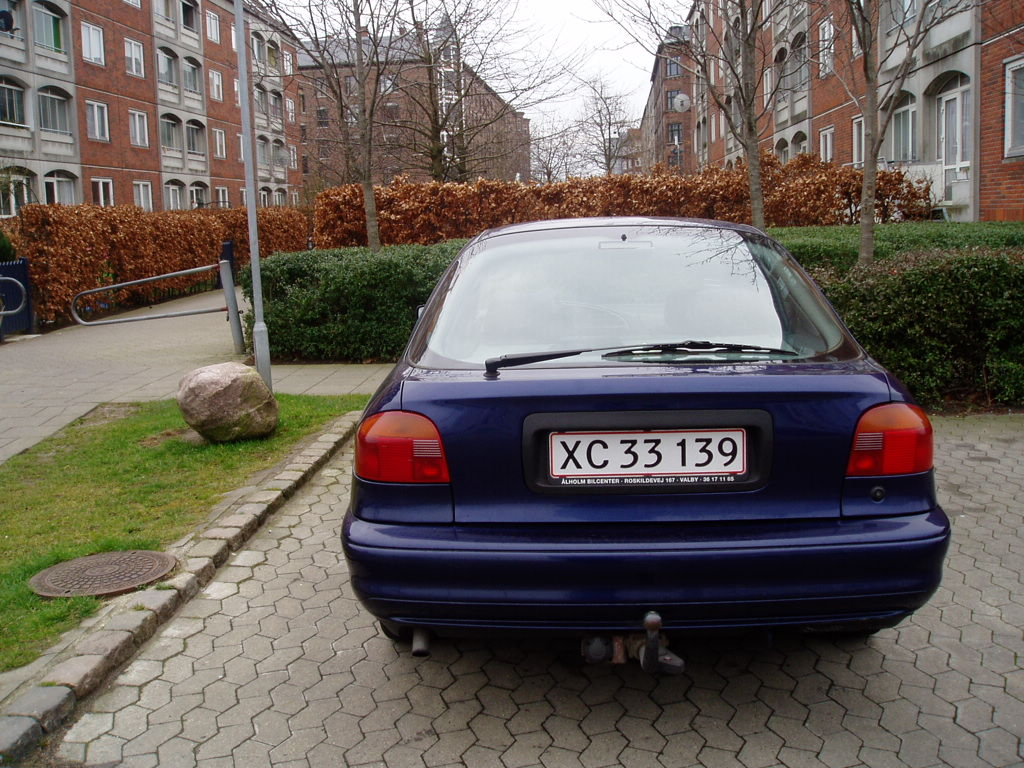
%> input picture img/B_XC33139.JPG, 1024 x 768 px
$ octave --eval "result = detect2('../../img/B_XC33139.JPG');"   (GNU Octave 9; MATLAB toolbox functions it lacks are replaced by stand-ins)
%> lines starting %> are read from the running program, lines starting %| are printed output that depends on the picture
function plateCords = detect2(inputImage)
%> called with inputImage = '../../img/B_XC33139.JPG'

% Downscale factor
downscaleFactor = 4;

% Size of blocks
gradBlockSize = 8;


% Read image from file
origImage = imread(inputImage);
%> origImage is the input picture: size 768x1024x3 uint8; mean R, G, B 106.1, 97.9, 91.7

% Convert image to grayscale
image = rgb2gray(origImage);
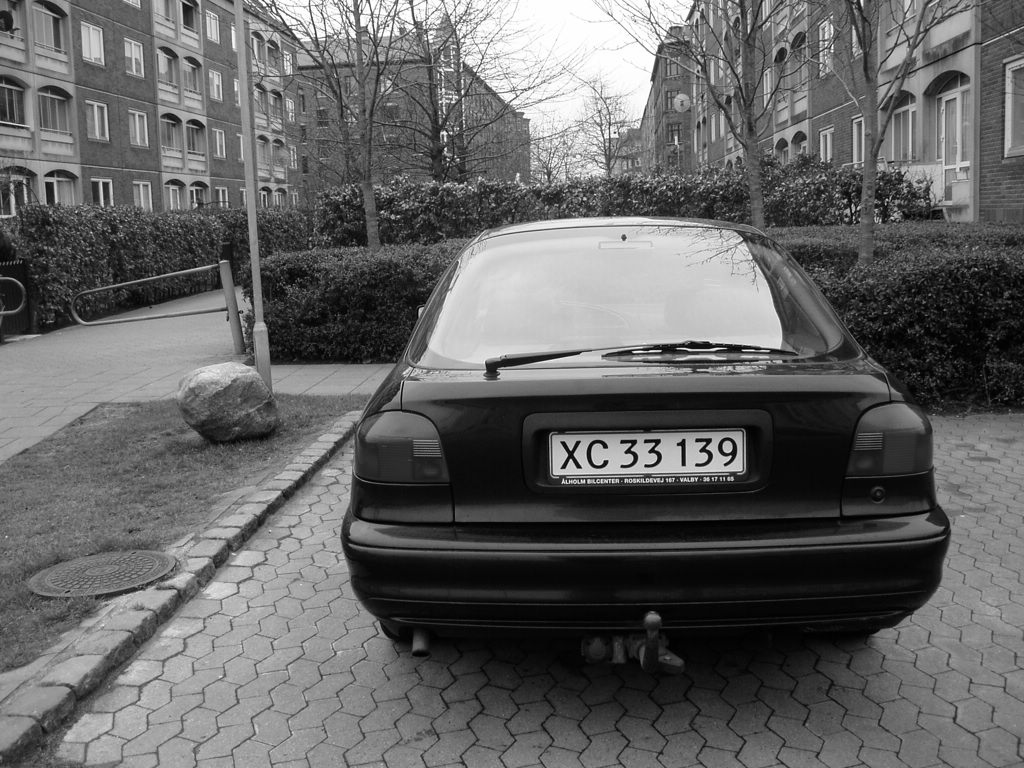
%> image: size 768x1024 uint8; min 0, max 255, mean 99.6


% Downsample image columns
image = downsample(image,downscaleFactor);
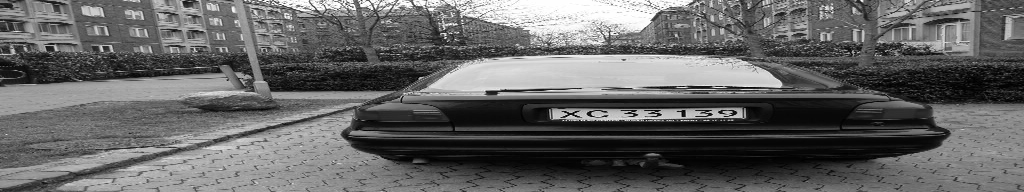
%> image: size 192x1024 uint8; min 0, max 255, mean 99.9
% Downsample image rows
image = transpose(downsample(transpose(image),downscaleFactor));
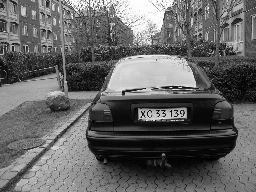
%> image: size 192x256 uint8; min 0, max 255, mean 100.1

% Image width and height
imHeight = size(image,1);
%> imHeight = 192
imWidth = size(image,2);
%> imWidth = 256


figure(100);


% Experiment with gradients

% Calculate gradients
[gradsX,gradsY] = gradient(double(image));
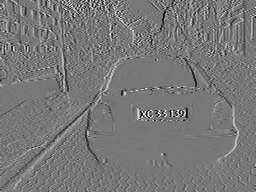
%> gradsX: size 192x256 double; min -106.5, max 119, mean 0; drawn with min black and max white
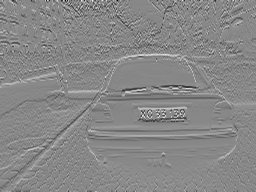
%> gradsY: size 192x256 double; min -168, max 147, mean -0.2; drawn with min black and max white

% We want to use absolute values of gradients
gradsY = abs(gradsY);
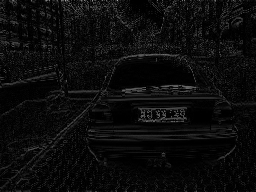
%> gradsY: size 192x256 double; min 0, max 168, mean 12
gradsX = abs(gradsX);
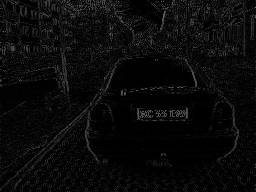
%> gradsX: size 192x256 double; min 0, max 119, mean 10.5


% [6 lines of commented-out code are left out]
summedGradsX = zeros(imHeight/gradBlockSize, imWidth/gradBlockSize);
%summedGradsY = zeros(imHeight, imWidth);


% Calculate image with blocks of summed gradients
for x = 1:(imWidth/gradBlockSize)
  for y = 1:(imHeight/gradBlockSize)
     y2 = (y*gradBlockSize);
     y1 = y2-gradBlockSize+1;

     x2 = (x*gradBlockSize);
     x1 = x2-gradBlockSize+1;

     summedGradsX(y,x) = sum(sum(gradsX(y1:y2,x1:x2)));
     summedGradsY(y,x) = sum(sum(gradsY(y1:y2,x1:x2)));

  end
end


% Normalize image of summed gradients
summedGradsXNorm = summedGradsX./max(max(summedGradsX));
summedGradsYNorm = summedGradsY./max(max(summedGradsY));


% Convert strongest

summedGradsXThresh = im2bw(summedGradsXNorm,0.30);
summedGradsYThresh = im2bw(summedGradsYNorm,0.30);


% [13 lines of commented-out code are left out]
vertHorGrads = and(summedGradsXThresh, summedGradsYThresh);


% Lets find out which connected component in the image has the most
% plate-like width/height ratio
optimalPlateRatio = 504/120;


% conComp = matrix holding components
% numConComp = Number of connected components
%> (the run ends here)
